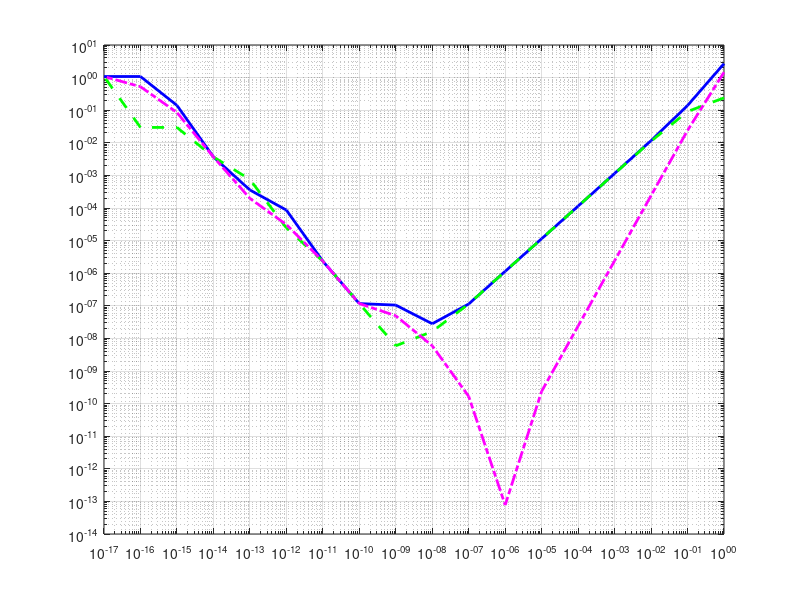

Recreate this plot in MATLAB.
%Oppgave f og h
%Originale funksjonen
f = @(x) sin(x.^2);

h = 10.^[0:-1:-17];  %[.2 .1 .05 .01 .005 .001 .0005 .0001]; i oppgave f
a=1; %a-verdien

%Deriverte funksjonen
Deriverte=2*cos(a);   

FramFormel = abs(((f(1+h) - f(1))./h)- Deriverte);
BakFormel = abs(((f(1) - f(1-h))./h)- Deriverte);
Midtpunktformel = abs(((f(1+h) - f(1-h))./(2*h)) - Deriverte);

loglog(h,FramFormel,'b-','linewidth',2)
hold on
grid on
loglog(h,BakFormel,'g--','linewidth',2)
loglog(h,Midtpunktformel,'m-.','linewidth',2)